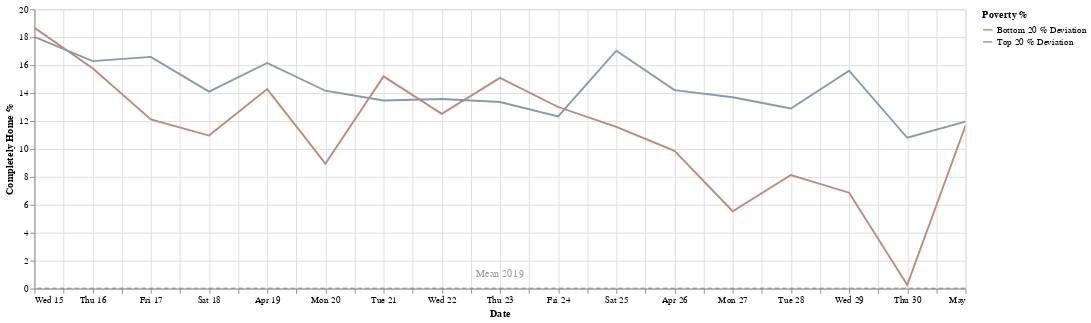

Notebook cell for this chart:
### Markdown cell above
**April 20, 2020:**
Illinois state topped 3,000 new cases in a day for the first time.

### Code cell
start_date = '2020-4-14'
end_date = '2020-5-1'
df2 = apply_date_filter(df,start_date,end_date)
chart = create_chart(df2)
chart
#df2

### Figure 1 — Vega-Lite specification as saved in the notebook (floating-point values rounded to 4 significant figures)
{"config": {"view": {"continuousHeight": 300, "continuousWidth": 400}, "range": {"category": {"scheme": ["#FF4500", "#a0aab4", "#4E79A7"]}}}, "layer": [{"data": {"name": "data-e57bd3e61053d1ef8d6ab9a8e7358737"}, "mark": "line", "encoding": {"color": {"type": "nominal", "field": "Poverty %"}, "x": {"type": "temporal", "field": "date", "title": "Date"}, "y": {"type": "quantitative", "field": "completely_home_value", "title": "Completely Home %"}}, "selection": {"selector002": {"type": "interval", "bind": "scales", "encodings": ["x", "y"]}}, "transform": [{"fold": ["Bottom 20 % Deviation", "Top 20 % Deviation"], "as": ["Poverty %", "completely_home_value"]}], "width": 1000}, {"data": {"name": "data-7f3a6b86ed460c4e648f2393735a11f6"}, "mark": {"type": "rule", "color": "#757575", "size": 2, "strokeDash": [5, 3]}, "encoding": {"size": {"value": 2}, "y": {"type": "quantitative", "field": "Mean 2019"}}}, {"data": {"name": "data-d764767e7dd3b10b2c76c1355ce10ef3"}, "mark": {"type": "text", "angle": 0, "text": "Mean 2019"}, "encoding": {"opacity": {"value": 0.4}, "y": {"type": "quantitative", "field": "y"}}}], "$schema": "https://vega.github.io/schema/vega-lite/v4.8.1.json", "datasets": {"data-e57bd3e61053d1ef8d6ab9a8e7358737": [{"date": "2020-04-20T00:00:00+00:00", "Top 20 %": 45.14, "Bottom 20 %": 39.91, "Top 20 % Deviation": 14.17, "Bottom 20 % Deviation": 8.948}, {"date": "2020-04-22T00:00:00+00:00", "Top 20 %": 44.54, "Bottom 20 %": 43.48, "Top 20 % Deviation": 13.57, "Bottom 20 % Deviation": 12.52}, {"date": "2020-04-19T00:00:00+00:00", "Top 20 %": 47.12, "Bottom 20 %": 45.25, "Top 20 % Deviation": 16.15, "Bottom 20 % Deviation": 14.29}, {"date": "2020-04-25T00:00:00+00:00", "Top 20 %": 48.01, "Bottom 20 %": 42.54, "Top 20 % Deviation": 17.04, "Bottom 20 % Deviation": 11.58}, {"date": "2020-04-23T00:00:00+00:00", "Top 20 %": 44.33, "Bottom 20 %": 46.06, "Top 20 % Deviation": 13.36, "Bottom 20 % Deviation": 15.09}, {"date": "2020-04-21T00:00:00+00:00", "Top 20 %": 44.44, "Bottom 20 %": 46.16, "Top 20 % Deviation": 13.47, "Bottom 20 % Deviation": 15.2}, {"date": "2020-04-30T00:00:00+00:00", "Top 20 %": 41.77, "Bottom 20 %": 31.23, "Top 20 % Deviation": 10.8, "Bottom 20 % Deviation": 0.2643}, {"date": "2020-04-17T00:00:00+00:00", "Top 20 %": 47.56, "Bottom 20 %": 43.08, "Top 20 % Deviation": 16.6, "Bottom 20 % Deviation": 12.11}, {"date": "2020-04-26T00:00:00+00:00", "Top 20 %": 45.18, "Bottom 20 %": 40.83, "Top 20 % Deviation": 14.21, "Bottom 20 % Deviation": 9.862}, {"date": "2020-04-27T00:00:00+00:00", "Top 20 %": 44.67, "Bottom 20 %": 36.51, "Top 20 % Deviation": 13.7, "Bottom 20 % Deviation": 5.542}, {"date": "2020-04-15T00:00:00+00:00", "Top 20 %": 48.99, "Bottom 20 %": 49.64, "Top 20 % Deviation": 18.02, "Bottom 20 % Deviation": 18.67}, {"date": "2020-04-18T00:00:00+00:00", "Top 20 %": 45.07, "Bottom 20 %": 41.92, "Top 20 % Deviation": 14.1, "Bottom 20 % Deviation": 10.96}, {"date": "2020-04-24T00:00:00+00:00", "Top 20 %": 43.3, "Bottom 20 %": 43.97, "Top 20 % Deviation": 12.33, "Bottom 20 % Deviation": 13.0}, {"date": "2020-04-29T00:00:00+00:00", "Top 20 %": 46.57, "Bottom 20 %": 37.83, "Top 20 % Deviation": 15.61, "Bottom 20 % Deviation": 6.866}, {"date": "2020-04-16T00:00:00+00:00", "Top 20 %": 47.26, "Bottom 20 %": 46.75, "Top 20 % Deviation": 16.29, "Bottom 20 % Deviation": 15.78}, {"date": "2020-04-28T00:00:00+00:00", "Top 20 %": 43.86, "Bottom 20 %": 39.1, "Top 20 % Deviation": 12.9, "Bottom 20 % Deviation": 8.13}, {"date": "2020-05-01T00:00:00+00:00", "Top 20 %": 42.93, "Bottom 20 %": 42.63, "Top 20 % Deviation": 11.96, "Bottom 20 % Deviation": 11.66}], "data-7f3a6b86ed460c4e648f2393735a11f6": [{"Mean 2019": 0}], "data-d764767e7dd3b10b2c76c1355ce10ef3": [{"y": 1}]}}
